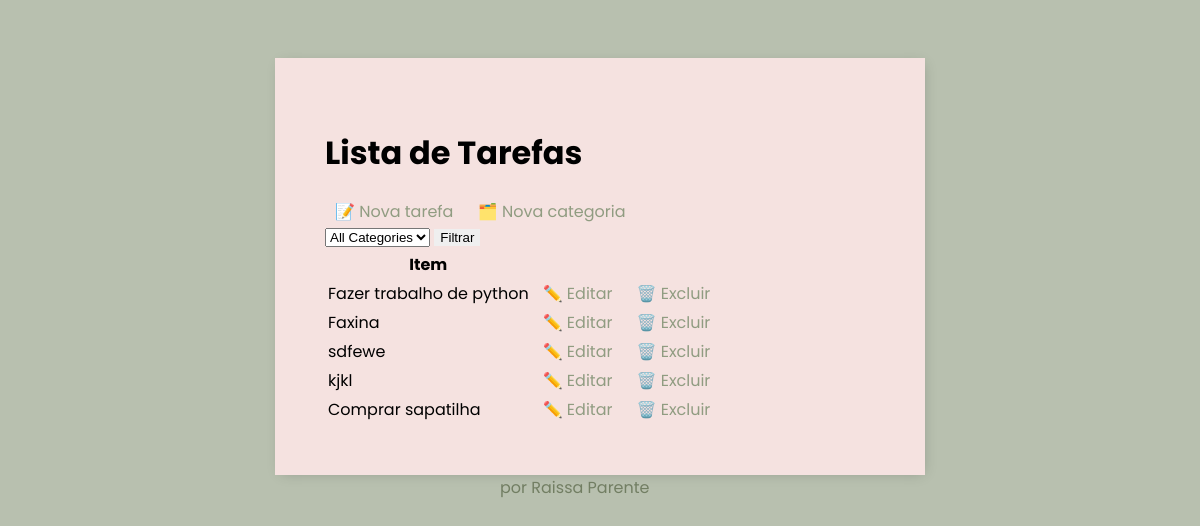
Before: / with the older database file.
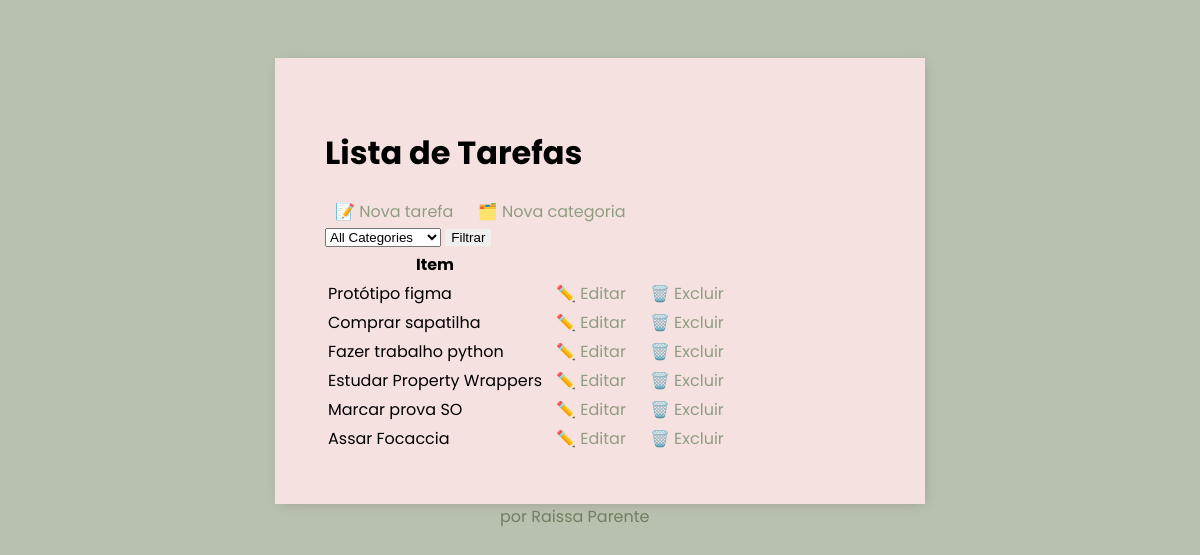
After: the same page with the newer database file.
### base/models.py (models this page shows, shortened)
class Task(models.Model):
    user = models.ForeignKey(User, on_delete=models.CASCADE, null=True, blank=True)
    title = models.CharField(max_length=200)
    description = models.TextField(null=True, blank=True)
    complete = models.BooleanField(default=False)
    created = models.DateTimeField(auto_now_add=True)
    category = models.ForeignKey(Category, on_delete=models.SET_NULL, null=True, blank=True)
    class Meta:
        ordering = ['complete']

### base/views.py (the view)
# urls.py: path('', TaskList.as_view(), name='tasks'),
class TaskList(ListView):
    model = Task
    template_name = 'task_list.html'
    context_object_name = 'tasks'
    def get_queryset(self):
        queryset = super().get_queryset()
        category_id = self.request.GET.get('category')
        if category_id:
            queryset = queryset.filter(category_id=category_id)
        return queryset
    def get_context_data(self,  **kwargs):
        context = super().get_context_data(**kwargs)
        context['categories'] = Category.objects.all()
        return context

### base/templates/base/task_list.html (shortened to what this page needs)
{% extends 'base/main.html' %}
{% block content %}
<h1>Lista de Tarefas</h1>
<a href="{% url 'task-create' %}">📝 Nova tarefa</a>
<a href="{% url 'add-category' %}">🗂️ Nova categoria</a>
<form method="GET" action="{% url 'tasks' %}">
    <select name="category">
        <option value="">All Categories</option>
    </select>
    <input type="submit" value="Filtrar">
</form>
<table>
    <tr>
        <th>Item</th>
        <th></th>
    </tr>
    {% for task in tasks %}
    <tr>
        <td>{{ task.title }}</td>
        <td><a href="{% url 'task-update' task.id %}">✏️ Editar</a></td>
        <td><a href="{% url 'task-delete' task.id %}">🗑️ Excluir</a></td>
    </tr>
    {% empty %}
    <tr>
        <td colspan="3"><h3>Não há itens na lista</h3></td>
    </tr>
    {% endfor %}
</table>
{% endblock content %}

### base/templates/base/main.html (shortened to what this page needs)
<!DOCTYPE html>
<html lang="en">
<head>
</head>
<body>
<div class="container">
{% block content %} {% endblock content %}
</div>
<footer>por Raissa Parente</footer>
</body>
</html>

### base/templates/base/main.html (style rules this page uses)
body { background-color: #B8C0AF; font-family: "Poppins", sans-serif; padding-top: 50px; }
a { color: #909C81; text-decoration: none; padding: 10px; }
.container { max-width: 550px; margin: auto; padding: 50px; background-color: #F5E2E0; -webkit-box-shadow: 2px 2px 13px -4px rgba(0, 0, 0, 0.21); box-shadow: 2px 2px 13px -4px rgba(0, 0, 0, 0.21); }
input { outline: none; border: none; }
footer { margin: auto; color: #727E63; max-width: 200px; }

Changed rows visible on the page:
removed Task: title "Fazer trabalho de python"
removed Task: title "Faxina"
removed Task: title "sdfewe"
removed Task: title "kjkl"
added Task: title "Protótipo figma"
added Task: title "Fazer trabalho python"
added Task: title "Estudar Property Wrappers"
added Task: title "Marcar prova SO"
added Task: title "Assar Focaccia"
